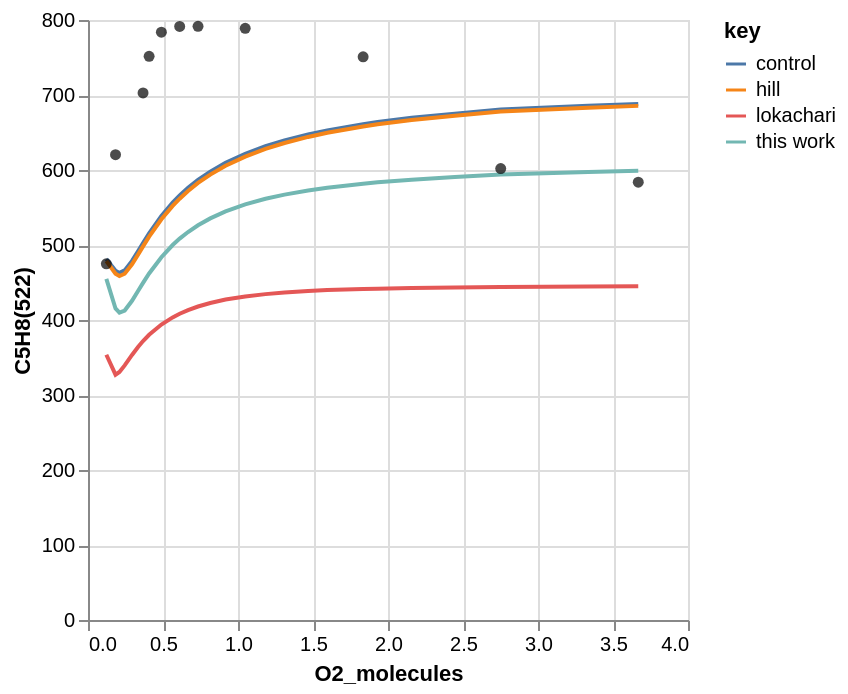
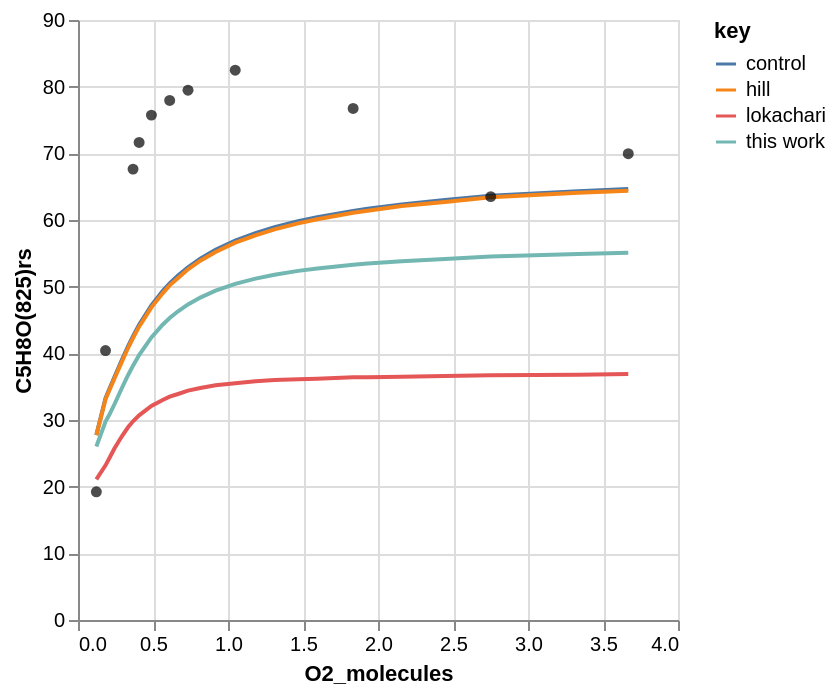
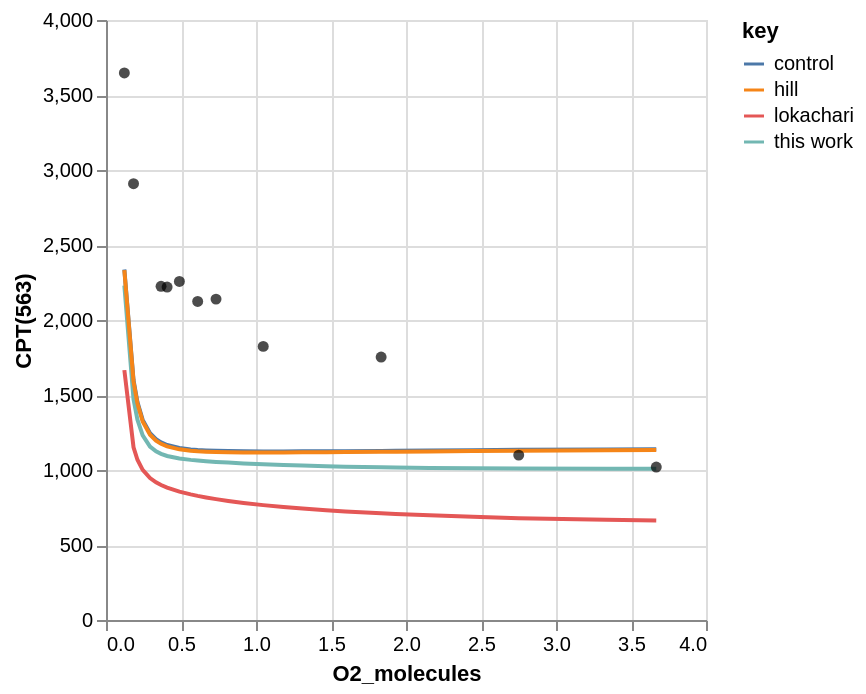
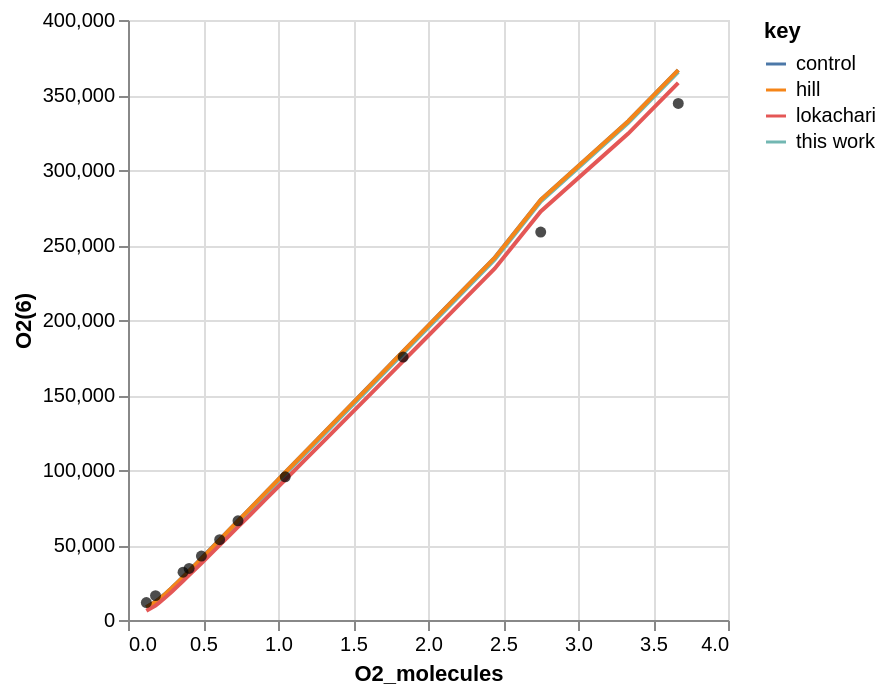

Notebook source saved alongside these figures, in order:
### Code cell
# Plot
charts = workflow.plot_simulation(
    tag=tag,
    root_path=root_path,
    x_col="O2_molecules",
    line_source_=["hill", "lokachari"],
    point_source="experiment",
)
for chart in charts:
    chart.show()

### Figure 1 — Vega-Lite specification as saved in the notebook (floating-point values rounded to 4 significant figures)
{"config": {"view": {"continuousWidth": 300, "continuousHeight": 300}}, "layer": [{"data": {"name": "data-21f049cf1ceecb53473d2697521dd64a"}, "mark": {"type": "line"}, "encoding": {"color": {"field": "key", "type": "nominal"}, "x": {"field": "O2_molecules", "type": "quantitative"}, "y": {"field": "value", "title": "C5H8(522)", "type": "quantitative"}}, "transform": [{"fold": ["control", "this work", "hill", "lokachari"]}]}, {"data": {"name": "data-ffe75d1cbd0aaee013379dd4e82dccaa"}, "mark": {"type": "circle"}, "encoding": {"color": {"value": "black"}, "x": {"field": "O2_molecules", "type": "quantitative"}, "y": {"field": "experiment", "type": "quantitative"}}}], "$schema": "https://vega.github.io/schema/vega-lite/v5.20.1.json", "datasets": {"data-21f049cf1ceecb53473d2697521dd64a": [{"O2_molecules": 3.668, "control": 687.9, "this work": 598.9, "hill": 685.5, "lokachari": 445.1}, {"O2_molecules": 3.335, "control": 685.6, "this work": 597.3, "hill": 683.1, "lokachari": 444.6}, {"O2_molecules": 2.751, "control": 680.6, "this work": 594.1, "hill": 677.9, "lokachari": 444.0}, {"O2_molecules": 2.446, "control": 675.1, "this work": 590.6, "hill": 672.3, "lokachari": 443.3}, {"O2_molecules": 2.158, "control": 669.5, "this work": 587.2, "hill": 666.6, "lokachari": 442.6}, {"O2_molecules": 1.931, "control": 663.9, "this work": 583.6, "hill": 660.9, "lokachari": 441.8}, {"O2_molecules": 1.834, "control": 661.2, "this work": 581.8, "hill": 658.0, "lokachari": 441.4}, {"O2_molecules": 1.595, "control": 652.9, "this work": 576.4, "hill": 649.6, "lokachari": 439.9}, {"O2_molecules": 1.467, "control": 647.4, "this work": 572.7, "hill": 644.1, "lokachari": 438.7}, {"O2_molecules": 1.31, "control": 639.4, "this work": 567.2, "hill": 636.0, "lokachari": 436.7}, {"O2_molecules": 1.183, "control": 631.7, "this work": 561.6, "hill": 628.1, "lokachari": 434.5}, {"O2_molecules": 1.048, "control": 621.6, "this work": 554.1, "hill": 617.9, "lokachari": 431.3}, {"O2_molecules": 0.9171, "control": 609.5, "this work": 544.8, "hill": 605.6, "lokachari": 427.3}, {"O2_molecules": 0.8152, "control": 597.9, "this work": 535.5, "hill": 593.9, "lokachari": 422.7}, {"O2_molecules": 0.7335, "control": 586.8, "this work": 526.3, "hill": 582.7, "lokachari": 418.0}, {"O2_molecules": 0.667, "control": 576.2, "this work": 517.3, "hill": 572.0, "lokachari": 413.2}, {"O2_molecules": 0.6112, "control": 566.1, "this work": 508.5, "hill": 561.8, "lokachari": 408.3}, {"O2_molecules": 0.5644, "control": 556.5, "this work": 499.9, "hill": 552.1, "lokachari": 403.5}, {"O2_molecules": 0.4893, "control": 538.7, "this work": 483.7, "hill": 534.3, "lokachari": 393.9}, {"O2_molecules": 0.4074, "control": 515.7, "this work": 462.0, "hill": 511.1, "lokachari": 380.3}, {"O2_molecules": 0.367, "control": 502.7, "this work": 449.5, "hill": 498.2, "lokachari": 371.9}, {"O2_molecules": 0.3335, "control": 491.8, "this work": 438.7, "hill": 487.2, "lokachari": 364.0}, {"O2_molecules": 0.2935, "control": 478.8, "this work": 425.6, "hill": 474.3, "lokachari": 353.4}, {"O2_molecules": 0.2446, "control": 466.2, "this work": 412.7, "hill": 461.7, "lokachari": 339.5}, {"O2_molecules": 0.2096, "control": 462.8, "this work": 409.9, "hill": 458.6, "lokachari": 330.7}, {"O2_molecules": 0.1835, "control": 465.7, "this work": 415.4, "hill": 461.8, "lokachari": 327.1}, {"O2_molecules": 0.1223, "control": 481.3, "this work": 454.8, "hill": 478.7, "lokachari": 353.7}], "data-ffe75d1cbd0aaee013379dd4e82dccaa": [{"O2_molecules": 0.1223, "experiment": 475.0}, {"O2_molecules": 0.1835, "experiment": 620.4}, {"O2_molecules": 0.367, "experiment": 702.8}, {"O2_molecules": 0.4074, "experiment": 751.5}, {"O2_molecules": 0.4893, "experiment": 783.7}, {"O2_molecules": 0.6112, "experiment": 791.4}, {"O2_molecules": 0.7335, "experiment": 791.6}, {"O2_molecules": 1.048, "experiment": 788.9}, {"O2_molecules": 1.834, "experiment": 751.0}, {"O2_molecules": 2.751, "experiment": 602.0}, {"O2_molecules": 3.668, "experiment": 583.8}]}}

### Figure 2 — Vega-Lite specification as saved in the notebook (floating-point values rounded to 4 significant figures)
{"config": {"view": {"continuousWidth": 300, "continuousHeight": 300}}, "layer": [{"data": {"name": "data-739ae78e23beb772357c899b244d43f4"}, "mark": {"type": "line"}, "encoding": {"color": {"field": "key", "type": "nominal"}, "x": {"field": "O2_molecules", "type": "quantitative"}, "y": {"field": "value", "title": "C5H8O(825)rs", "type": "quantitative"}}, "transform": [{"fold": ["control", "this work", "hill", "lokachari"]}]}, {"data": {"name": "data-4620143b4c4258af8d76de8a3cbd45bb"}, "mark": {"type": "circle"}, "encoding": {"color": {"value": "black"}, "x": {"field": "O2_molecules", "type": "quantitative"}, "y": {"field": "experiment", "type": "quantitative"}}}], "$schema": "https://vega.github.io/schema/vega-lite/v5.20.1.json", "datasets": {"data-739ae78e23beb772357c899b244d43f4": [{"O2_molecules": 3.668, "control": 64.65, "this work": 55.07, "hill": 64.4, "lokachari": 36.9}, {"O2_molecules": 3.335, "control": 64.32, "this work": 54.88, "hill": 64.1, "lokachari": 36.8}, {"O2_molecules": 2.751, "control": 63.65, "this work": 54.52, "hill": 63.4, "lokachari": 36.7}, {"O2_molecules": 2.446, "control": 62.99, "this work": 54.17, "hill": 62.7, "lokachari": 36.6}, {"O2_molecules": 2.158, "control": 62.33, "this work": 53.82, "hill": 62.1, "lokachari": 36.5}, {"O2_molecules": 1.931, "control": 61.68, "this work": 53.46, "hill": 61.4, "lokachari": 36.4}, {"O2_molecules": 1.834, "control": 61.36, "this work": 53.28, "hill": 61.1, "lokachari": 36.4}, {"O2_molecules": 1.595, "control": 60.42, "this work": 52.74, "hill": 60.1, "lokachari": 36.2}, {"O2_molecules": 1.467, "control": 59.81, "this work": 52.37, "hill": 59.5, "lokachari": 36.1}, {"O2_molecules": 1.31, "control": 58.91, "this work": 51.8, "hill": 58.6, "lokachari": 36.0}, {"O2_molecules": 1.183, "control": 58.03, "this work": 51.21, "hill": 57.7, "lokachari": 35.8}, {"O2_molecules": 1.048, "control": 56.89, "this work": 50.41, "hill": 56.6, "lokachari": 35.5}, {"O2_molecules": 0.9171, "control": 55.52, "this work": 49.4, "hill": 55.2, "lokachari": 35.2}, {"O2_molecules": 0.8152, "control": 54.19, "this work": 48.37, "hill": 53.9, "lokachari": 34.8}, {"O2_molecules": 0.7335, "control": 52.91, "this work": 47.33, "hill": 52.6, "lokachari": 34.4}, {"O2_molecules": 0.667, "control": 51.67, "this work": 46.31, "hill": 51.3, "lokachari": 33.9}, {"O2_molecules": 0.6112, "control": 50.48, "this work": 45.29, "hill": 50.2, "lokachari": 33.5}, {"O2_molecules": 0.5644, "control": 49.33, "this work": 44.3, "hill": 49.0, "lokachari": 33.0}, {"O2_molecules": 0.4893, "control": 47.18, "this work": 42.38, "hill": 46.9, "lokachari": 32.1}, {"O2_molecules": 0.4074, "control": 44.29, "this work": 39.74, "hill": 44.0, "lokachari": 30.7}, {"O2_molecules": 0.367, "control": 42.59, "this work": 38.15, "hill": 42.3, "lokachari": 29.8}, {"O2_molecules": 0.3335, "control": 41.06, "this work": 36.71, "hill": 40.8, "lokachari": 28.9}, {"O2_molecules": 0.2935, "control": 39.08, "this work": 34.84, "hill": 38.8, "lokachari": 27.6}, {"O2_molecules": 0.2446, "control": 36.53, "this work": 32.44, "hill": 36.3, "lokachari": 25.8}, {"O2_molecules": 0.2096, "control": 34.69, "this work": 30.82, "hill": 34.5, "lokachari": 24.3}, {"O2_molecules": 0.1835, "control": 33.3, "this work": 29.75, "hill": 33.1, "lokachari": 23.2}, {"O2_molecules": 0.1223, "control": 27.75, "this work": 26.03, "hill": 27.7, "lokachari": 21.1}], "data-4620143b4c4258af8d76de8a3cbd45bb": [{"O2_molecules": 0.1223, "experiment": 19.23}, {"O2_molecules": 0.1835, "experiment": 40.42}, {"O2_molecules": 0.367, "experiment": 67.63}, {"O2_molecules": 0.4074, "experiment": 71.63}, {"O2_molecules": 0.4893, "experiment": 75.73}, {"O2_molecules": 0.6112, "experiment": 77.94}, {"O2_molecules": 0.7335, "experiment": 79.47}, {"O2_molecules": 1.048, "experiment": 82.48}, {"O2_molecules": 1.834, "experiment": 76.73}, {"O2_molecules": 2.751, "experiment": 63.51}, {"O2_molecules": 3.668, "experiment": 69.95}]}}

### Figure 3 — Vega-Lite specification as saved in the notebook (floating-point values rounded to 4 significant figures)
{"config": {"view": {"continuousWidth": 300, "continuousHeight": 300}}, "layer": [{"data": {"name": "data-9d61475dbe88579cb82bad822aff605c"}, "mark": {"type": "line"}, "encoding": {"color": {"field": "key", "type": "nominal"}, "x": {"field": "O2_molecules", "type": "quantitative"}, "y": {"field": "value", "title": "CPT(563)", "type": "quantitative"}}, "transform": [{"fold": ["control", "this work", "hill", "lokachari"]}]}, {"data": {"name": "data-08e571bc1f97dd77034a789e8e2000c6"}, "mark": {"type": "circle"}, "encoding": {"color": {"value": "black"}, "x": {"field": "O2_molecules", "type": "quantitative"}, "y": {"field": "experiment", "type": "quantitative"}}}], "$schema": "https://vega.github.io/schema/vega-lite/v5.20.1.json", "datasets": {"data-9d61475dbe88579cb82bad822aff605c": [{"O2_molecules": 3.668, "control": 1139.0, "this work": 1008.0, "hill": 1134.0, "lokachari": 663.2}, {"O2_molecules": 3.335, "control": 1137.0, "this work": 1008.0, "hill": 1132.0, "lokachari": 668.1}, {"O2_molecules": 2.751, "control": 1134.0, "this work": 1009.0, "hill": 1129.0, "lokachari": 678.2}, {"O2_molecules": 2.446, "control": 1132.0, "this work": 1012.0, "hill": 1126.0, "lokachari": 688.1}, {"O2_molecules": 2.158, "control": 1130.0, "this work": 1014.0, "hill": 1124.0, "lokachari": 697.7}, {"O2_molecules": 1.931, "control": 1128.0, "this work": 1017.0, "hill": 1122.0, "lokachari": 706.9}, {"O2_molecules": 1.834, "control": 1127.0, "this work": 1018.0, "hill": 1121.0, "lokachari": 711.3}, {"O2_molecules": 1.595, "control": 1126.0, "this work": 1022.0, "hill": 1120.0, "lokachari": 723.9}, {"O2_molecules": 1.467, "control": 1125.0, "this work": 1025.0, "hill": 1119.0, "lokachari": 731.8}, {"O2_molecules": 1.31, "control": 1124.0, "this work": 1029.0, "hill": 1118.0, "lokachari": 742.8}, {"O2_molecules": 1.183, "control": 1124.0, "this work": 1033.0, "hill": 1117.0, "lokachari": 753.1}, {"O2_molecules": 1.048, "control": 1124.0, "this work": 1038.0, "hill": 1117.0, "lokachari": 765.8}, {"O2_molecules": 0.9171, "control": 1125.0, "this work": 1044.0, "hill": 1117.0, "lokachari": 780.7}, {"O2_molecules": 0.8152, "control": 1126.0, "this work": 1049.0, "hill": 1118.0, "lokachari": 793.7}, {"O2_molecules": 0.7335, "control": 1128.0, "this work": 1054.0, "hill": 1120.0, "lokachari": 805.7}, {"O2_molecules": 0.667, "control": 1130.0, "this work": 1059.0, "hill": 1122.0, "lokachari": 816.9}, {"O2_molecules": 0.6112, "control": 1134.0, "this work": 1063.0, "hill": 1125.0, "lokachari": 827.3}, {"O2_molecules": 0.5644, "control": 1137.0, "this work": 1067.0, "hill": 1129.0, "lokachari": 837.3}, {"O2_molecules": 0.4893, "control": 1147.0, "this work": 1077.0, "hill": 1138.0, "lokachari": 856.0}, {"O2_molecules": 0.4074, "control": 1167.0, "this work": 1093.0, "hill": 1157.0, "lokachari": 882.6}, {"O2_molecules": 0.367, "control": 1184.0, "this work": 1107.0, "hill": 1174.0, "lokachari": 900.1}, {"O2_molecules": 0.3335, "control": 1205.0, "this work": 1124.0, "hill": 1195.0, "lokachari": 918.0}, {"O2_molecules": 0.2935, "control": 1245.0, "this work": 1156.0, "hill": 1235.0, "lokachari": 946.5}, {"O2_molecules": 0.2446, "control": 1334.0, "this work": 1230.0, "hill": 1324.0, "lokachari": 1001.0}, {"O2_molecules": 0.2096, "control": 1453.0, "this work": 1336.0, "hill": 1443.0, "lokachari": 1068.0}, {"O2_molecules": 0.1835, "control": 1599.0, "this work": 1473.0, "hill": 1590.0, "lokachari": 1152.0}, {"O2_molecules": 0.1223, "control": 2337.0, "this work": 2230.0, "hill": 2332.0, "lokachari": 1666.0}], "data-08e571bc1f97dd77034a789e8e2000c6": [{"O2_molecules": 0.1223, "experiment": 3647.0}, {"O2_molecules": 0.1835, "experiment": 2909.0}, {"O2_molecules": 0.367, "experiment": 2224.0}, {"O2_molecules": 0.4074, "experiment": 2219.0}, {"O2_molecules": 0.4893, "experiment": 2257.0}, {"O2_molecules": 0.6112, "experiment": 2124.0}, {"O2_molecules": 0.7335, "experiment": 2139.0}, {"O2_molecules": 1.048, "experiment": 1824.0}, {"O2_molecules": 1.834, "experiment": 1753.0}, {"O2_molecules": 2.751, "experiment": 1099.0}, {"O2_molecules": 3.668, "experiment": 1020.0}]}}

### Figure 4 — Vega-Lite specification as saved in the notebook (floating-point values rounded to 4 significant figures)
{"config": {"view": {"continuousWidth": 300, "continuousHeight": 300}}, "layer": [{"data": {"name": "data-778ea305fd244da40a7fa249fc71cf32"}, "mark": {"type": "line"}, "encoding": {"color": {"field": "key", "type": "nominal"}, "x": {"field": "O2_molecules", "type": "quantitative"}, "y": {"field": "value", "title": "O2(6)", "type": "quantitative"}}, "transform": [{"fold": ["control", "this work", "hill", "lokachari"]}]}, {"data": {"name": "data-4b5ee9d9716773ddad330fd138d04289"}, "mark": {"type": "circle"}, "encoding": {"color": {"value": "black"}, "x": {"field": "O2_molecules", "type": "quantitative"}, "y": {"field": "experiment", "type": "quantitative"}}}], "$schema": "https://vega.github.io/schema/vega-lite/v5.20.1.json", "datasets": {"data-778ea305fd244da40a7fa249fc71cf32": [{"O2_molecules": 3.668, "control": 366600.0, "this work": 365500.0, "hill": 366600.0, "lokachari": 358100.0}, {"O2_molecules": 3.335, "control": 332500.0, "this work": 331400.0, "hill": 332500.0, "lokachari": 324300.0}, {"O2_molecules": 2.751, "control": 280100.0, "this work": 278900.0, "hill": 280100.0, "lokachari": 272400.0}, {"O2_molecules": 2.446, "control": 241600.0, "this work": 240400.0, "hill": 241600.0, "lokachari": 234300.0}, {"O2_molecules": 2.158, "control": 212200.0, "this work": 211000.0, "hill": 212100.0, "lokachari": 205300.0}, {"O2_molecules": 1.931, "control": 188900.0, "this work": 187700.0, "hill": 188900.0, "lokachari": 182300.0}, {"O2_molecules": 1.834, "control": 179000.0, "this work": 177800.0, "hill": 179000.0, "lokachari": 172600.0}, {"O2_molecules": 1.595, "control": 154500.0, "this work": 153300.0, "hill": 154500.0, "lokachari": 148500.0}, {"O2_molecules": 1.467, "control": 141400.0, "this work": 140200.0, "hill": 141400.0, "lokachari": 135600.0}, {"O2_molecules": 1.31, "control": 125300.0, "this work": 124100.0, "hill": 125300.0, "lokachari": 119800.0}, {"O2_molecules": 1.183, "control": 112300.0, "this work": 111100.0, "hill": 112200.0, "lokachari": 107100.0}, {"O2_molecules": 1.048, "control": 98390.0, "this work": 97260.0, "hill": 98340.0, "lokachari": 93490.0}, {"O2_molecules": 0.9171, "control": 84920.0, "this work": 83830.0, "hill": 84880.0, "lokachari": 80370.0}, {"O2_molecules": 0.8152, "control": 74450.0, "this work": 73380.0, "hill": 74400.0, "lokachari": 70180.0}, {"O2_molecules": 0.7335, "control": 66070.0, "this work": 65030.0, "hill": 66020.0, "lokachari": 62060.0}, {"O2_molecules": 0.667, "control": 59220.0, "this work": 58200.0, "hill": 59170.0, "lokachari": 55420.0}, {"O2_molecules": 0.6112, "control": 53510.0, "this work": 52520.0, "hill": 53460.0, "lokachari": 49910.0}, {"O2_molecules": 0.5644, "control": 48690.0, "this work": 47720.0, "hill": 48640.0, "lokachari": 45260.0}, {"O2_molecules": 0.4893, "control": 41000.0, "this work": 40060.0, "hill": 40950.0, "lokachari": 37850.0}, {"O2_molecules": 0.4074, "control": 32740.0, "this work": 31840.0, "hill": 32680.0, "lokachari": 29900.0}, {"O2_molecules": 0.367, "control": 28670.0, "this work": 27780.0, "hill": 28610.0, "lokachari": 25960.0}, {"O2_molecules": 0.3335, "control": 25380.0, "this work": 24500.0, "hill": 25330.0, "lokachari": 22780.0}, {"O2_molecules": 0.2935, "control": 21540.0, "this work": 20660.0, "hill": 21480.0, "lokachari": 19020.0}, {"O2_molecules": 0.2446, "control": 17080.0, "this work": 16210.0, "hill": 17030.0, "lokachari": 14590.0}, {"O2_molecules": 0.2096, "control": 14160.0, "this work": 13330.0, "hill": 14120.0, "lokachari": 11620.0}, {"O2_molecules": 0.1835, "control": 12210.0, "this work": 11430.0, "hill": 12170.0, "lokachari": 9588.0}, {"O2_molecules": 0.1223, "control": 8588.0, "this work": 8179.0, "hill": 8577.0, "lokachari": 6140.0}], "data-4b5ee9d9716773ddad330fd138d04289": [{"O2_molecules": 0.1223, "experiment": 11610.0}, {"O2_molecules": 0.1835, "experiment": 16260.0}, {"O2_molecules": 0.367, "experiment": 31840.0}, {"O2_molecules": 0.4074, "experiment": 34350.0}, {"O2_molecules": 0.4893, "experiment": 42620.0}, {"O2_molecules": 0.6112, "experiment": 53550.0}, {"O2_molecules": 0.7335, "experiment": 66130.0}, {"O2_molecules": 1.048, "experiment": 95480.0}, {"O2_molecules": 1.834, "experiment": 175300.0}, {"O2_molecules": 2.751, "experiment": 258700.0}, {"O2_molecules": 3.668, "experiment": 344400.0}]}}
